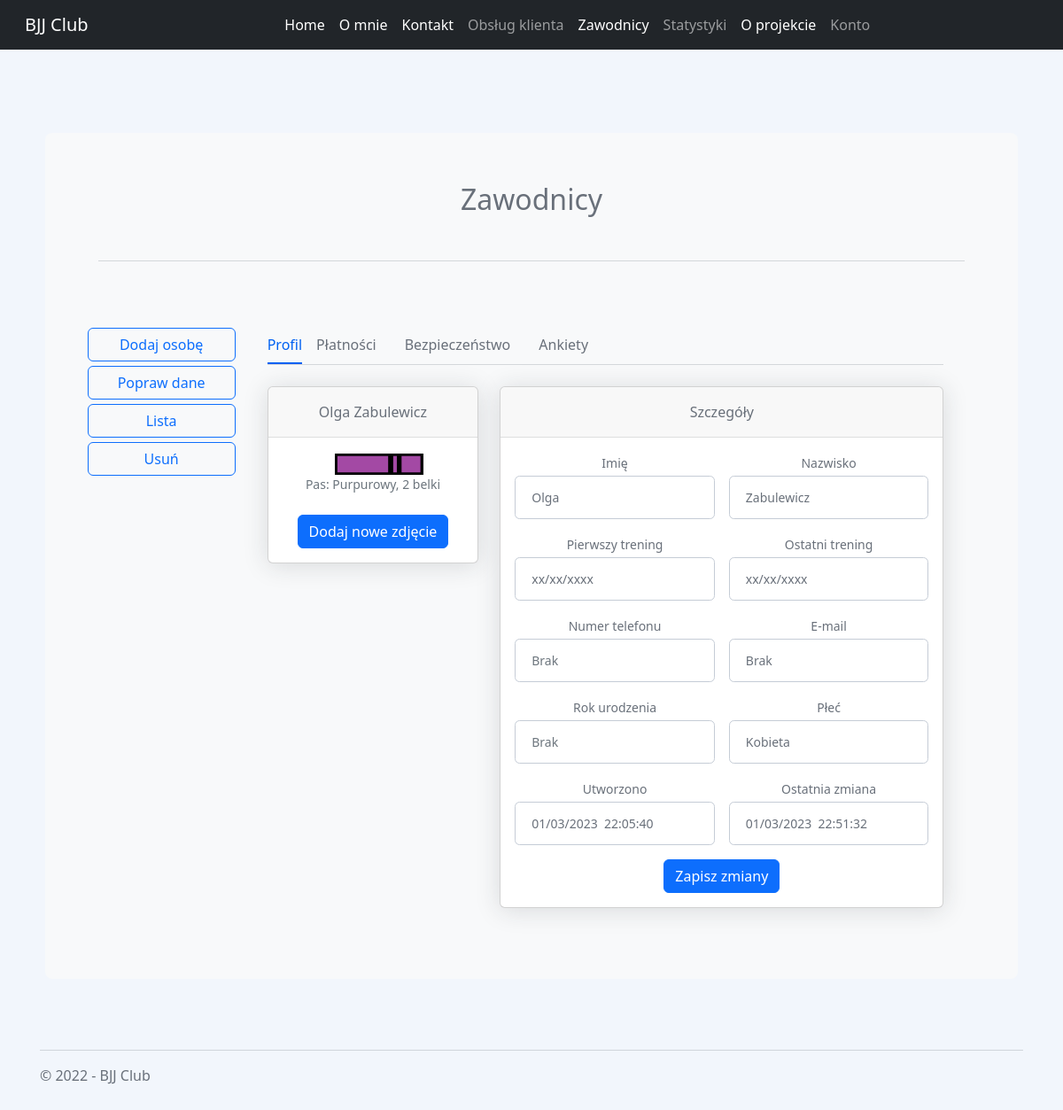
/zawodnicy/profil/2, run on an earlier commit of the app's database.
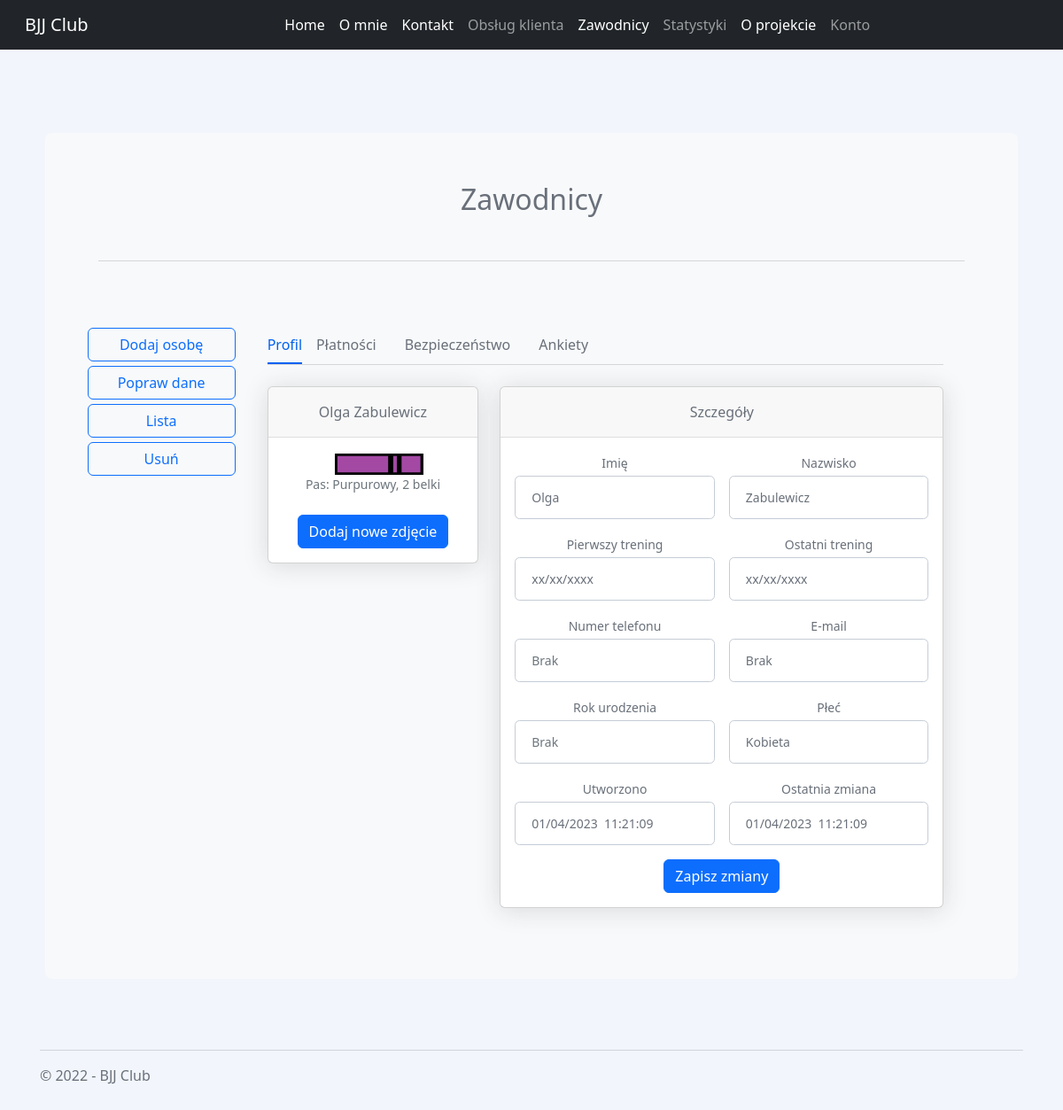
And on a later commit of the database.
### players/models.py (models this page shows, shortened)
class Player(models.Model):
    class Belts(models.TextChoices):
        WHITE = "Biały", "Biały"
        BLUE = "Niebieski", "Niebieski"
        PURPLE = "Purpurowy", "Purpurowy"
        BROWN = "Brązowy", "Brązowy"
        BLACK = "Czarny", "Czarny"
    class Stripes(models.TextChoices):
        ZERO = "0", "0"
        ONE = "1", "1"
        TWO = "2", "2"
        THREE = "3", "3"
        FOUR = "4", "4"
    class Gender(models.TextChoices):
        Male = "Mężczyzna", "Mężczyzna"
        Female = "Kobieta", "Kobieta"
    first_name = models.CharField(max_length=100)
    last_name = models.CharField(max_length=100)
    belt = models.CharField(max_length=30, choices=Belts.choices, default=Belts.WHITE)
    stripe = models.CharField(max_length=1, choices=Stripes.choices, default=Stripes.ZERO)
    gender = models.CharField(max_length=10, choices=Gender.choices, default=Gender.Male, blank=True)
    birth_date = models.DateField(blank=True, null=True)
    first_training = models.DateField(blank=True, null=True)
    last_training = models.DateField(blank=True, null=True)
    created = models.DateTimeField(auto_now_add=True)
    modified = models.DateTimeField(auto_now=True)
    email = models.EmailField(null=True, blank=True)
    active = models.BooleanField(default=False)
    class Meta:
        ordering = ['id']

### players/views.py (the view)
# urls.py: path("profil/<int:player_id>", player_profile, name="player_profile"),
def player_profile(request, player_id):
    player = Player.objects.get(pk=player_id)
    context = {"player": player}
    return render(request, "player_profile.html", context)

### players/templatetags/extras.py (called while the page is built)
@register.simple_tag
def belt_png(belt, stripe):
    belts = {"Biały": 1,
             "Niebieski": 2,
             "Purpurowy": 3,
             "Brązowy": 4,
             "Czarny": 5}
    belt_index = belts[belt]
    result = f"/static/images/belts/{belt_index}.{stripe}.{belt}.png"
    return result

@register.simple_tag
def email_display(user_id):
    player = Player.objects.get(pk=user_id)
    email = player.email
    if email:
        return email
    else:
        return "Brak"

### players/templates/player_profile.html (shortened to what the changed rows need)
{% extends "inner_layout.html" %}
{% block body %}
{% load extras %}
<link rel="stylesheet" type="text/css" href="/static/css/player_profile.css" />
<div class="container-xl px-4 mt-4">
    <div class="row">
        <div class="col-xl-4">
            <div class="card mb-4 mb-xl-0">
                <div class="card-header">{{player.first_name}} {{player.last_name}}</div>
                <div class="card-body text-center">
                    <img src= {% belt_png player.belt player.stripe %} alt=" " style="width: 100px; margin-left: 10px;"/>
                    <div class="small font-italic text-muted mb-4">Pas: {{player.belt}}, {{player.stripe}} belki</div>
                    <button class="btn btn-primary" type="button">Dodaj nowe zdjęcie</button>
                </div>
            </div>
        </div>
        <div class="col-xl-8">
            <div class="card mb-4">
                <div class="card-body">
                    <form>
                        <div class="row gx-3 mb-3">
                            <div class="col-md-6">
                                <label class="small mb-1" for="inputFirstName">Imię</label>
                                <input class="form-control" id="inputFirstName" type="text" placeholder="Enter your first name" value="{{player.first_name}}">
                            </div>
                            <div class="col-md-6">
                                <label class="small mb-1" for="inputLastName">Nazwisko</label>
                                <input class="form-control" id="inputLastName" type="text" placeholder="Enter your last name" value="{{player.last_name}}">
                            </div>
                        </div>
                        <div class="row gx-3 mb-3">
                            <div class="col-md-6">
                                <label class="small mb-1" for="inputEmail">E-mail</label>
                                <input class="form-control" id="inputEmail" type="text" name="birthday" placeholder="Brak" value="{% email_display player.id %}">
                            </div>
                        </div>
                        <div class="row gx-3 mb-3">
                            <div class="col-md-6">
                                <label class="small mb-1" for="inputGender">Płeć</label>
                                <input class="form-control" id="inputGender" type="text" name="birthday" placeholder="Enter your birthday" value="{{player.gender}}">
                            </div>
                        </div>
                        <div class="row gx-3 mb-3">
                            <div class="col-md-6">
                                <label class="small mb-1" for="inputCreated">Utworzono</label>
                                <input class="form-control" id="inputCreated" type="text" placeholder=""
                                       value="{{player.created | date:'m/d/Y  G:i:s'}}">
                            </div>
                            <div class="col-md-6">
                                <label class="small mb-1" for="inputLastChange">Ostatnia zmiana</label>
                                <input class="form-control" id="inputLastChange" type="text" placeholder=""
                                       value="{{player.modified | date:'m/d/Y  G:i:s'}}">
                            </div>
                        </div>
                    </form>
                </div>
            </div>
        </div>
    </div>
</div>
{% endblock %}

What changed in the data, as far as the page shows it:
changed Player "Olga": created "01/03/2023 22:05:40" → "01/04/2023 11:21:09"; modified "01/03/2023 22:51:32" → "01/04/2023 11:21:09"
